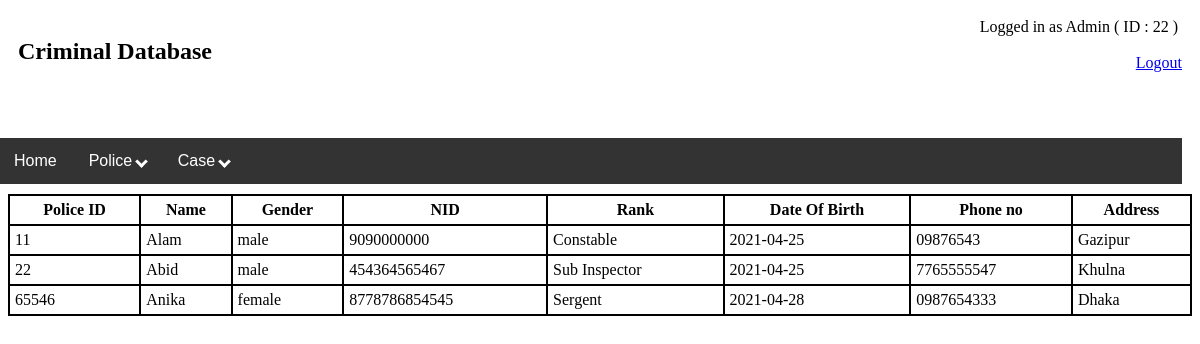
Screenshot of /view/VIEW POLICE_admin.php (signed in) with the database file from the repository.
### tables this page shows
CREATE TABLE `police` (
  `Police_ID` varchar(20) NOT NULL,
  `NID` varchar(30) NOT NULL,
  `Password` varchar(50) NOT NULL,
  `Rank` varchar(30) NOT NULL
);

CREATE TABLE `person` (
  `NID` varchar(20) NOT NULL,
  `Name` varchar(20) NOT NULL,
  `DateOfBirth` date NOT NULL,
  `Gender` varchar(10) NOT NULL,
  `Address` varchar(50) NOT NULL,
  `PhoneNo` varchar(20) NOT NULL
);

### model/model.php (called while the page is built, shortened)
<?php
function getAllPolice(){
    $conn = db_conn();
    $selectQuery = "SELECT Police_ID, Name, Gender, person.NID, Rank, DateOfBirth, PhoneNo, Address, Password from person, police WHERE person.NID = police.NID ";
    try{
        $stmt = $conn->query($selectQuery);
    }catch(PDOException $e){
        echo $e->getMessage();
    }
    $rows = $stmt->fetchAll(PDO::FETCH_ASSOC);
    return $rows;
}
?>

### view/police list.php (the view, shortened to what this page needs)
<?php
require_once '../model/model.php';
$policeList = getAllPolice();
?>
<!DOCTYPE html>
<html>
<head>
    <link rel="stylesheet" type="text/css" href="../style.css">
</head>
<body>
<table>
    <thead>
        <tr>
            <th>Police ID</th>
            <th>Name</th>
            <th>Gender</th>
            <th>NID</th>
            <th>Rank</th>
            <th>Date Of Birth</th>
            <th>Phone no</th>
            <th>Address</th>
        </tr>
    </thead>
    <tbody>
        <?php
        foreach ($policeList as $i => $police):
            echo '<tr>';
                echo '<td>' .$police["Police_ID"]. '</td>';
                echo '<td>' .$police["Name"]. '</td>';
                echo '<td>' .$police["Gender"]. '</td>';
                echo '<td>' .$police["NID"]. '</td>';
                echo '<td>' .$police["Rank"]. '</td>';
                echo '<td>' .$police["DateOfBirth"]. '</td>';
                echo '<td>' .$police["PhoneNo"]. '</td>';
                echo '<td>' .$police["Address"]. '</td>';
            echo '</tr>' ;
        endforeach;
        ?>
    </tbody>
</table>
</body>
</html>

### view/header.php (shortened to what this page needs)
<!DOCTYPE html>
<html>
<head>
<link rel="stylesheet" type="text/css" href="../style.css">
</head>
<body>
<div class="row">
  <div class="column" >
    <h2>Criminal Database</h2>
  </div>
  <div class="column alignRight" >
    <?php
    if (isset($_SESSION['id'])) {
      echo " Logged in as Admin ( ID : ";
      echo $_SESSION["id"];
      echo ' )&nbsp<br><br>';
      echo "<a href='logout.php'>Logout</a>";
    }
    ?>
  </div>
</div>
<div class="menu">
  <?php
  if (isset($_SESSION['id'])) {
     include 'menu bar.php';
   }
   else if (isset($_SESSION['policeID'])) {
     include 'menu bar_police.php';
   }
  ?>
</div>
</body>
</html>

### view/menu bar.php (shortened to what this page needs)
<!DOCTYPE html>
<html>
<head>
<link rel="stylesheet" type="text/css" href="style.css">
</head>
<body>
<div class="navbar">
  <div class="dropdown">
    <a href = "LOGGED IN DASHBOARD.php" class="dropbtn">Home</a>
  </div>
  <div class="dropdown">
    <button class="dropbtn">Police
      <i class="arrow down"></i>
    </button>
  </div>
  <div class="dropdown">
    <button class="dropbtn">Case
      <i class="arrow down"></i>
    </button>
  </div>
</div>
</body>
</html>

### view/VIEW POLICE_admin.php (shortened to what this page needs)
<?php
include 'header.php';
if (isset($_SESSION['id'])) {
       include 'police list.php';
}
else{
    $msg="error";
    header("location:login.php");
  }
?>

### style.css (style rules this page uses)
.column { box-sizing: border-box; float: left; width: 50%; padding: 10px; height: 120px; background-color: ; }
.alignRight { text-align : right; }
.menu { float: right; width: 100%; padding: 10px; height: 5%; }
.navbar { overflow: hidden; background-color: #333; font-family: Arial; }
.navbar a { float: left; font-size: 16px; color: white; text-align: center; padding: 14px 16px; text-decoration: none; }
.dropdown { float: left; overflow: hidden; }
.dropdown .dropbtn { font-size: 16px; border: none; outline: none; color: white; padding: 14px 16px; background-color: inherit; font-family: inherit; margin: 0; }
.arrow { border: solid white; border-width: 0 3px 3px 0; display: inline-block; padding: 3px; }
.down { transform: rotate(45deg); }
table { width: 100%; }
table,th,td { border : 2px solid black; border-collapse: collapse; }
th,td { padding: 5px; }

### rows the page displays
police: Police_ID "11", NID.Name "Alam", NID.Gender "male", NID.NID "9090000000", Rank "Constable", NID.DateOfBirth "2021-04-25", NID.PhoneNo "09876543", NID.Address "Gazipur"
police: Police_ID "22", NID.Name "Abid", NID.Gender "male", NID.NID "454364565467", Rank "Sub Inspector", NID.DateOfBirth "2021-04-25", NID.PhoneNo "7765555547", NID.Address "Khulna"
police: Police_ID "65546", NID.Name "Anika", NID.Gender "female", NID.NID "8778786854545", Rank "Sergent", NID.DateOfBirth "2021-04-28", NID.PhoneNo "0987654333", NID.Address "Dhaka"

### other values shown
$_SESSION["id"] "22"
